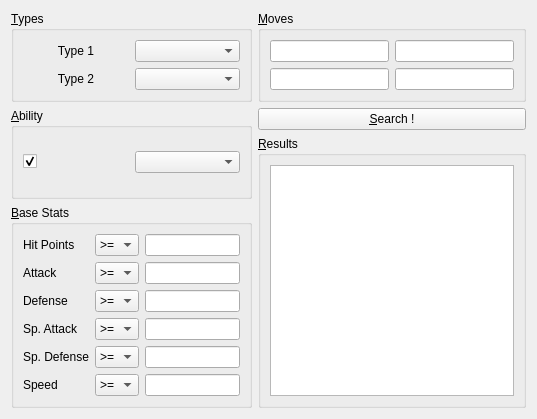
<?xml version="1.0" encoding="UTF-8"?>
<ui version="4.0">
 <class>AdvancedSearch</class>
 <widget class="QWidget" name="AdvancedSearch">
  <property name="geometry">
   <rect>
    <x>0</x>
    <y>0</y>
    <width>537</width>
    <height>419</height>
   </rect>
  </property>
  <property name="windowTitle">
   <string>Advanced search</string>
  </property>
  <layout class="QHBoxLayout" name="horizontalLayout">
   <item>
    <layout class="QVBoxLayout" name="verticalLayout_3">
     <item>
      <widget class="QGroupBox" name="groupBox">
       <property name="title">
        <string>&amp;Types</string>
       </property>
       <layout class="QGridLayout" name="gridLayout">
        <item row="0" column="1">
         <widget class="QComboBox" name="type1"/>
        </item>
        <item row="1" column="1">
         <widget class="QComboBox" name="type2"/>
        </item>
        <item row="0" column="0">
         <widget class="QLabel" name="label">
          <property name="text">
           <string>&lt;html&gt;&lt;head/&gt;&lt;body&gt;&lt;p align=&quot;center&quot;&gt;Type 1&lt;/p&gt;&lt;/body&gt;&lt;/html&gt;</string>
          </property>
         </widget>
        </item>
        <item row="1" column="0">
         <widget class="QLabel" name="label_2">
          <property name="text">
           <string>&lt;html&gt;&lt;head/&gt;&lt;body&gt;&lt;p align=&quot;center&quot;&gt;Type 2&lt;/p&gt;&lt;/body&gt;&lt;/html&gt;</string>
          </property>
         </widget>
        </item>
       </layout>
      </widget>
     </item>
     <item>
      <widget class="QGroupBox" name="groupBox_2">
       <property name="title">
        <string>&amp;Ability</string>
       </property>
       <layout class="QVBoxLayout" name="verticalLayout">
        <item>
         <layout class="QHBoxLayout" name="horizontalLayout_2">
          <item>
           <widget class="QCheckBox" name="abilityCheck">
            <property name="text">
             <string/>
            </property>
            <property name="checked">
             <bool>true</bool>
            </property>
           </widget>
          </item>
          <item>
           <widget class="QComboBox" name="ability"/>
          </item>
         </layout>
        </item>
       </layout>
      </widget>
     </item>
     <item>
      <widget class="QGroupBox" name="groupBox_3">
       <property name="title">
        <string>&amp;Base Stats</string>
       </property>
       <layout class="QGridLayout" name="gridLayout_2">
        <item row="0" column="0">
         <widget class="QLabel" name="hplabel">
          <property name="text">
           <string>Hit Points</string>
          </property>
         </widget>
        </item>
        <item row="0" column="1">
         <widget class="QComboBox" name="hpbox">
          <item>
           <property name="text">
            <string>&gt;=</string>
           </property>
          </item>
          <item>
           <property name="text">
            <string>=</string>
           </property>
          </item>
          <item>
           <property name="text">
            <string>&lt;=</string>
           </property>
          </item>
         </widget>
        </item>
        <item row="0" column="2">
         <widget class="QLineEdit" name="hpedit">
          <property name="minimumSize">
           <size>
            <width>35</width>
            <height>0</height>
           </size>
          </property>
         </widget>
        </item>
        <item row="1" column="0">
         <widget class="QLabel" name="atklabel">
          <property name="text">
           <string>Attack</string>
          </property>
         </widget>
        </item>
        <item row="1" column="1">
         <widget class="QComboBox" name="atkbox">
          <item>
           <property name="text">
            <string>&gt;=</string>
           </property>
          </item>
          <item>
           <property name="text">
            <string>=</string>
           </property>
          </item>
          <item>
           <property name="text">
            <string>&lt;=</string>
           </property>
          </item>
         </widget>
        </item>
        <item row="1" column="2">
         <widget class="QLineEdit" name="atkedit">
          <property name="minimumSize">
           <size>
            <width>35</width>
            <height>0</height>
           </size>
          </property>
         </widget>
        </item>
        <item row="2" column="0">
         <widget class="QLabel" name="deflabel">
          <property name="text">
           <string>Defense</string>
          </property>
         </widget>
        </item>
        <item row="2" column="1">
         <widget class="QComboBox" name="defbox">
          <item>
           <property name="text">
            <string>&gt;=</string>
           </property>
          </item>
          <item>
           <property name="text">
            <string>=</string>
           </property>
          </item>
          <item>
           <property name="text">
            <string>&lt;=</string>
           </property>
          </item>
         </widget>
        </item>
        <item row="2" column="2">
         <widget class="QLineEdit" name="defedit">
          <property name="minimumSize">
           <size>
            <width>35</width>
            <height>0</height>
           </size>
          </property>
         </widget>
        </item>
        <item row="3" column="0">
         <widget class="QLabel" name="spatklabel">
          <property name="text">
           <string>Sp. Attack</string>
          </property>
         </widget>
        </item>
        <item row="3" column="1">
         <widget class="QComboBox" name="spatkbox">
          <item>
           <property name="text">
            <string>&gt;=</string>
           </property>
          </item>
          <item>
           <property name="text">
            <string>=</string>
           </property>
          </item>
          <item>
           <property name="text">
            <string>&lt;=</string>
           </property>
          </item>
         </widget>
        </item>
        <item row="3" column="2">
         <widget class="QLineEdit" name="spatkedit">
          <property name="minimumSize">
           <size>
            <width>35</width>
            <height>0</height>
           </size>
          </property>
         </widget>
        </item>
        <item row="4" column="0">
         <widget class="QLabel" name="spdeflabel">
          <property name="text">
           <string>Sp. Defense</string>
          </property>
         </widget>
        </item>
        <item row="4" column="1">
         <widget class="QComboBox" name="spdefbox">
          <item>
           <property name="text">
            <string>&gt;=</string>
           </property>
          </item>
          <item>
           <property name="text">
            <string>=</string>
           </property>
          </item>
          <item>
           <property name="text">
            <string>&lt;=</string>
           </property>
          </item>
         </widget>
        </item>
        <item row="4" column="2">
         <widget class="QLineEdit" name="spdefedit">
          <property name="minimumSize">
           <size>
            <width>35</width>
            <height>0</height>
           </size>
          </property>
         </widget>
        </item>
        <item row="5" column="0">
         <widget class="QLabel" name="speedlabel">
          <property name="text">
           <string>Speed</string>
          </property>
         </widget>
        </item>
        <item row="5" column="1">
         <widget class="QComboBox" name="speedbox">
          <item>
           <property name="text">
            <string>&gt;=</string>
           </property>
          </item>
          <item>
           <property name="text">
            <string>=</string>
           </property>
          </item>
          <item>
           <property name="text">
            <string>&lt;=</string>
           </property>
          </item>
         </widget>
        </item>
        <item row="5" column="2">
         <widget class="QLineEdit" name="speededit">
          <property name="minimumSize">
           <size>
            <width>35</width>
            <height>0</height>
           </size>
          </property>
         </widget>
        </item>
       </layout>
      </widget>
     </item>
    </layout>
   </item>
   <item>
    <layout class="QVBoxLayout" name="verticalLayout_4">
     <item>
      <widget class="QGroupBox" name="groupBox_4">
       <property name="title">
        <string>&amp;Moves</string>
       </property>
       <layout class="QGridLayout" name="gridLayout_3">
        <item row="0" column="0">
         <widget class="QLineEdit" name="move1"/>
        </item>
        <item row="1" column="0">
         <widget class="QLineEdit" name="move3"/>
        </item>
        <item row="1" column="1">
         <widget class="QLineEdit" name="move4"/>
        </item>
        <item row="0" column="1">
         <widget class="QLineEdit" name="move2"/>
        </item>
       </layout>
      </widget>
     </item>
     <item>
      <widget class="QPushButton" name="search">
       <property name="text">
        <string>&amp;Search !</string>
       </property>
      </widget>
     </item>
     <item>
      <widget class="QGroupBox" name="groupBox_5">
       <property name="title">
        <string>&amp;Results</string>
       </property>
       <layout class="QVBoxLayout" name="verticalLayout_2">
        <item>
         <widget class="QListWidget" name="results"/>
        </item>
       </layout>
      </widget>
     </item>
    </layout>
   </item>
  </layout>
 </widget>
 <resources/>
 <connections/>
</ui>
